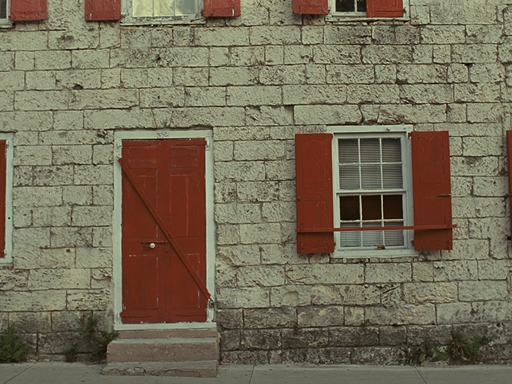
#> input picture reference_images/I01.BMP, 512 x 384 px
$ python main.py   (older library calls are emulated)
#> lines starting #> are read from the running program, lines starting #| are printed output that depends on the picture; long printed decimals are rounded; pictures that were not available may be replaced by others from this repository, and a replacement may not be noted
#> further down, img1 is the input picture: shape (384, 512, 3); mean B, G, R 88.4, 109.1, 118.1
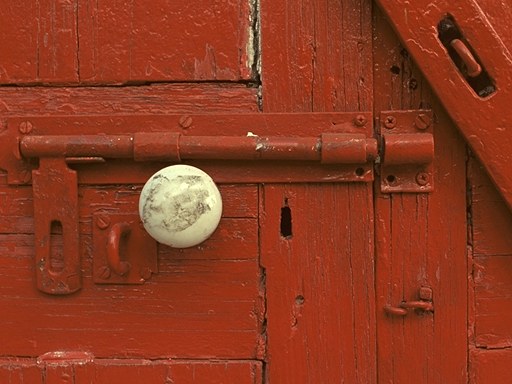
#> input picture reference_images/I02.BMP, 512 x 384 px, given in place of I01_01_1.bmp, which was not available
#> further down, img2 is the input picture: shape (384, 512, 3); mean B, G, R 32, 57.4, 139.9
### psnr.py
import math
import numpy as np


def psnr(img1, img2):
    mse = np.mean((img1 / 255.0 - img2 / 255.0) ** 2)
#> mse = 0.0705
    if mse < 1e-10:
        return 100
    psnr2 = 20 * math.log10(1 / math.sqrt(mse))
#> psnr2 = 11.52
#| 11.517
    return psnr2

### y_psnr.py
import cv2
import numpy as np

def psnr_luminance(target, ref, scale):
    # 转换为YCbCr颜色空间
#> called with scale = 5
    target_y = cv2.cvtColor(target, cv2.COLOR_BGR2YCrCb)[:, :, 0]
    ref_y = cv2.cvtColor(ref, cv2.COLOR_BGR2YCrCb)[:, :, 0]

    # 根据指定的尺寸大小裁剪图像
    target_y = target_y[scale:-scale, scale:-scale]
#> target_y: shape (374, 502)
    ref_y = ref_y[scale:-scale, scale:-scale]
#> ref_y: shape (374, 502)

    # 计算差异
    diff = ref_y - target_y
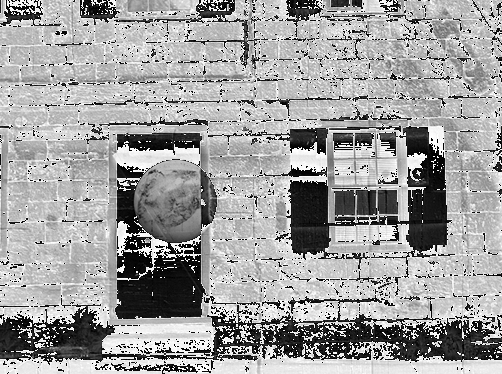
#> diff: shape (374, 502); min 0, max 255, mean 158.6

    # 计算均方误差（MSE）
    mse = np.mean(diff ** 2)
#> mse = 106.8
#| 27.844

    # 计算PSNR
    if mse == 0:
        return float('inf')
    else:
        return 20 * np.log10(255.0 / np.sqrt(mse))

### ssim.py
from skimage.metrics import structural_similarity as ssim
from PIL import Image
import numpy as np
import cv2
def ssim(img1, img2):
    C1 = (0.01 * 255)**2
    C2 = (0.03 * 255)**2
    img1 = img1.astype(np.float64)
    img2 = img2.astype(np.float64)
    kernel = cv2.getGaussianKernel(11, 1.5)
    window = np.outer(kernel, kernel.transpose())
    mu1 = cv2.filter2D(img1, -1, window)[5:-5, 5:-5] # valid
    mu2 = cv2.filter2D(img2, -1, window)[5:-5, 5:-5]
    mu1_sq = mu1**2
    mu2_sq = mu2**2
    mu1_mu2 = mu1 * mu2
    sigma1_sq = cv2.filter2D(img1**2, -1, window)[5:-5, 5:-5] - mu1_sq
    sigma2_sq = cv2.filter2D(img2**2, -1, window)[5:-5, 5:-5] - mu2_sq
    sigma12 = cv2.filter2D(img1 * img2, -1, window)[5:-5, 5:-5] - mu1_mu2
    ssim_map = ((2 * mu1_mu2 + C1) * (2 * sigma12 + C2)) / ((mu1_sq + mu2_sq + C1) *
                                                            (sigma1_sq + sigma2_sq + C2))
    return ssim_map.mean()
def calculate_ssim(img1, img2):
    '''calculate SSIM  the same outputs as MATLAB's  img1, img2: [0, 255]  '''
    if not img1.shape == img2.shape:
        raise ValueError('Input images must have the same dimensions.')
    if img1.ndim == 2:
        return ssim(img1, img2)
    elif img1.ndim == 3:
        if img1.shape[2] == 3:
            ssims = []
            for i in range(3):
                ssims.append(ssim(img1, img2))
#> after the loop, ssims = [0.153, 0.153, 0.153]
#| 0.1527
            return np.array(ssims).mean()
        elif img1.shape[2] == 1:
            return ssim(np.squeeze(img1), np.squeeze(img2))
        else:
            raise ValueError('Wrong input image dimensions.')


def mssim(img1, img2):
    levels = 5
    weights = np.array([0.0448, 0.2856, 0.3001, 0.2363, 0.1333])  # weights for different scales
    ssim_total = 0

    for i in range(levels):
        ssim_total += weights[i] * ssim(img1, img2)
        img1 = cv2.pyrDown(img1)
        img2 = cv2.pyrDown(img2)
#> this loop made 5 passes
#> ssim_total on passes 1 to 5: 0.00684, 0.0636, 0.123, 0.156, 0.161
#> pass 1, in ssim (call 4), `sigma1_sq = cv2.filter2D(img1**2, -1, window)[5:-5, 5:-5] - mu1_sq`:
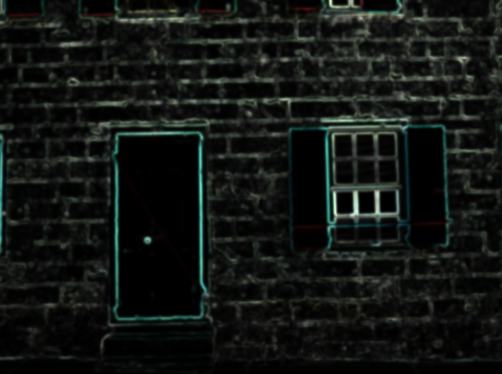
#> sigma1_sq: shape (374, 502, 3) float64; mean B, G, R 444.2, 501.9, 421.7; drawn with min black and max white
#> after the loop, ssim_total = 0.161
#| 0.1612

    return ssim_total

### psnr_hvs.py
import cv2
import numpy as np


def psnr_hvs(img1, img2):
    # Convert images to float32
    img1 = img1.astype(np.float32)
    img2 = img2.astype(np.float32)

    # Compute the squared error
    mse = np.mean((img1 - img2) ** 2)
#> mse = 4585.9

    # Compute the maximum pixel value
    max_pixel = 255.0

    # Compute PSNR-HVS
    psnr_hvs = 10 * np.log10(max_pixel ** 2 / mse)
#> psnr_hvs = 11.52
#| 11.517

    return psnr_hvs

### psnr_hvsm.py
import numpy as np
import cv2
def psnr_hvs_m(img1, img2):
    # Compute the squared error
    mse = np.mean((img1 - img2) ** 2)
#> mse = 104.1

    # Compute the maximum pixel value
    max_pixel = 255.0

    # Compute PSNR-HVS-M
    psnr_hvs_m = 10 * np.log10(max_pixel ** 2 / mse)
#> psnr_hvs_m = 27.96
#| 27.957

    return psnr_hvs_m

### psnr_ha.py
import cv2
import numpy as np
import pywt


def psnr_ha(img1, img2):
    # Convert images to float32
    img1 = img1.astype(np.float32)
    img2 = img2.astype(np.float32)

    # Compute the squared error
    mse = np.mean((img1 - img2) ** 2)
#> mse = 4585.9

    # Compute the maximum pixel value
    max_pixel = 255.0

    # Compute PSNR-HA using Haar transform
    coeffs1 = pywt.dwt2(img1, 'haar')
    coeffs2 = pywt.dwt2(img2, 'haar')
    cA1, (cH1, cV1, cD1) = coeffs1
    cA2, (cH2, cV2, cD2) = coeffs2

    mse_ha = (mse + np.mean((cH1 - cH2) ** 2) + np.mean((cV1 - cV2) ** 2) + np.mean((cD1 - cD2) ** 2)) / 4
#> mse_ha = 1262.5

    # Compute PSNR-HA
    psnr_ha = 10 * np.log10(max_pixel ** 2 / mse_ha)
#> psnr_ha = 17.12
#| 17.119

    return psnr_ha

### psnr_hma.py
import cv2
import numpy as np

def psnr_hma(img1, img2):
    # 计算均方误差
    mse = np.mean((img1 - img2) ** 2)
#> mse = 104.1
    # 计算 PSNR-HMA
    psnr_hma = 10 * np.log10(255**2 / mse)
#> psnr_hma = 27.96
#| 27.957
    return psnr_hma

### vif.py
import numpy as np
import cv2


def vif(image_ref, image_dist):
    # 将图像转换为灰度图像
    image_ref_gray = cv2.cvtColor(image_ref, cv2.COLOR_BGR2GRAY)
    image_dist_gray = cv2.cvtColor(image_dist, cv2.COLOR_BGR2GRAY)

    # 使用OpenCV的高斯滤波器进行模糊处理，模拟人眼对细节的感知
    image_ref_blur = cv2.GaussianBlur(image_ref_gray, (11, 11), 1.5)
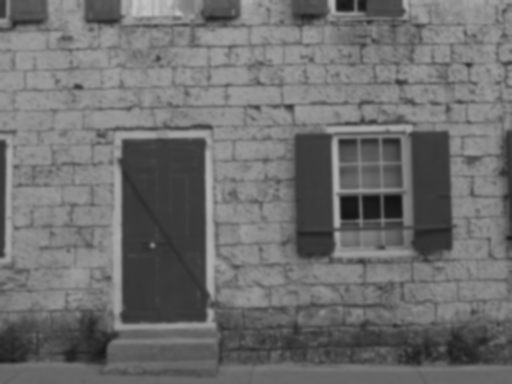
#> image_ref_blur: shape (384, 512); min 19, max 195, mean 109.4
    image_dist_blur = cv2.GaussianBlur(image_dist_gray, (11, 11), 1.5)

    # 计算结构信息（局部特征的标准差）
    ksize = 3
    image_ref_std = cv2.Sobel(image_ref_blur, cv2.CV_64F, 1, 1, ksize=ksize).std()
#> image_ref_std = 4.07
    image_dist_std = cv2.Sobel(image_dist_blur, cv2.CV_64F, 1, 1, ksize=ksize).std()
#> image_dist_std = 2.74

    # 计算失真感知性量化值（结构信息的均方差）
    distortion_sensitivity = (image_dist_std ** 2) / (image_ref_std ** 2)
#> distortion_sensitivity = 0.455

    # 计算结构敏感性量化值（结构信息的相关性）
    cov_matrix = np.cov(image_ref_blur.flatten(), image_dist_blur.flatten())
#> cov_matrix = [[1060.3, -78.52], [-78.52, 543.4]]
    correlation = cov_matrix[0, 1] / (image_ref_std * image_dist_std)
#> correlation = -7.03

    # 计算VIF分数
    vif_score = distortion_sensitivity * correlation
#> vif_score = -3.2
#| -3.200

    return vif_score

# [5 lines of commented-out code are left out]

### nqm.py
import cv2
import numpy as np

def nqm(image_ref, image_dist):
    # 将图像转换为灰度图像
    image_ref_gray = cv2.cvtColor(image_ref, cv2.COLOR_BGR2GRAY)
    image_dist_gray = cv2.cvtColor(image_dist, cv2.COLOR_BGR2GRAY)

    # 将图像划分为大小相等的块
    block_size = 8
    h, w = image_ref_gray.shape
#> h = 384; w = 512
    num_blocks_h = h // block_size
#> num_blocks_h = 48
    num_blocks_w = w // block_size
#> num_blocks_w = 64

    # 计算每个块的块内平均值
    ref_block_means = []
    dist_block_means = []
    for i in range(num_blocks_h):
        for j in range(num_blocks_w):
            ref_block = image_ref_gray[i * block_size:(i + 1) * block_size, j * block_size:(j + 1) * block_size]
            dist_block = image_dist_gray[i * block_size:(i + 1) * block_size, j * block_size:(j + 1) * block_size]
            ref_block_mean = np.mean(ref_block)
            dist_block_mean = np.mean(dist_block)
            ref_block_means.append(ref_block_mean)
            dist_block_means.append(dist_block_mean)
#> after the loop, dist_block_means = 3072 values, max 241.7 at index 1366, min 22.7 at index 1827, mean 79.2; ref_block_means = 3072 values, max 191.5 at index 82, min 22.52 at index 1649, mean 109.4

    # 计算块间差异
    block_diffs = np.abs(np.array(ref_block_means) - np.array(dist_block_means))
#> block_diffs = 3072 values, max 181 at index 1494, min 0.0156 at index 2072, mean 42.16

    # 归一化处理得到最终的 NQM 分数
    nqm_score = np.mean(block_diffs) / 255.0
#> nqm_score = 0.165
#| 0.1653

    return nqm_score

### wsnr.py
import cv2
import numpy as np


def compute_wsnr(image_ref, image_dist):
    # 计算原始图像和失真图像的傅立叶变换
    ref_fft = np.fft.fft2(image_ref)
    dist_fft = np.fft.fft2(image_dist)

    # 计算傅立叶变换后的幅度谱
    ref_mag = np.abs(ref_fft)
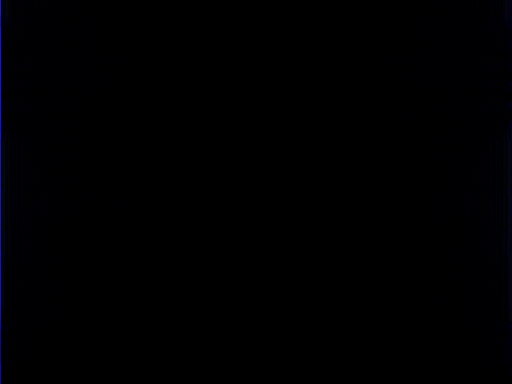
#> ref_mag: shape (384, 512, 3) float64; mean of channels 0, 1, 2 1608.9, 156.6, 156.6; drawn with min black and max white
    dist_mag = np.abs(dist_fft)

    # 计算信号和噪声
    signal = np.sum(ref_mag ** 2)
#> signal = 1.15e+13
    noise = np.sum((ref_mag - dist_mag) ** 2)
#> noise = 2.73e+12

    # 计算WSNR
    wsnr = 10 * np.log10(signal / noise)
#> wsnr = 6.26
#| 6.260

    return wsnr

### vsnr.py
import cv2
import numpy as np

def vsnr(image_ref, image_dist):
    # 转换图像为灰度
    image_ref_gray = cv2.cvtColor(image_ref, cv2.COLOR_BGR2GRAY)
    image_dist_gray = cv2.cvtColor(image_dist, cv2.COLOR_BGR2GRAY)

    # 计算信号
    signal = np.mean(image_ref_gray)
#> signal = 109.4

    # 计算噪声
    noise = np.mean((image_ref_gray - image_dist_gray) ** 2)
#> noise = 106.9

    # 计算VSNR
    vsnr_score = 20 * np.log10(signal / np.sqrt(noise))
#> vsnr_score = 20.49
#| 20.489

    return vsnr_score

### fsim.py
import cv2
import numpy as np

def fsim(image_ref, image_dist):
    # 转换图像为灰度
    image_ref_gray = cv2.cvtColor(image_ref, cv2.COLOR_BGR2GRAY)
    image_dist_gray = cv2.cvtColor(image_dist, cv2.COLOR_BGR2GRAY)

    # 计算FSIM
    mu_ref = np.mean(image_ref_gray)
#> mu_ref = 109.4
    mu_dist = np.mean(image_dist_gray)
#> mu_dist = 79.2
    sigma_ref = np.std(image_ref_gray)
#> sigma_ref = 38.94
    sigma_dist = np.std(image_dist_gray)
#> sigma_dist = 25.76
    sigma_ref_dist = np.mean((image_ref_gray - mu_ref) * (image_dist_gray - mu_dist))
#> sigma_ref_dist = -78.67

    c1 = (0.01 * 255) ** 2
    c2 = (0.03 * 255) ** 2
    fsim_score = ((2 * mu_ref * mu_dist + c1) * (2 * sigma_ref_dist + c2)) / (
                (mu_ref ** 2 + mu_dist ** 2 + c1) * (sigma_ref ** 2 + sigma_dist ** 2 + c2))
#> fsim_score = -0.0419
#| -0.04194

    return fsim_score
#!/usr/bin/env python
# -*- coding:utf-8 -*-

### fsimc.py
import cv2
import numpy as np


def fsim_color(image_ref, image_dist):
    # 计算亮度分量
    image_ref_YCrCb = cv2.cvtColor(image_ref, cv2.COLOR_BGR2YCrCb)
#> image_ref_YCrCb: shape (384, 512, 3); mean of channels 0, 1, 2 109.4, 134.2, 116.2
    image_dist_YCrCb = cv2.cvtColor(image_dist, cv2.COLOR_BGR2YCrCb)
#> image_dist_YCrCb: shape (384, 512, 3); mean of channels 0, 1, 2 79.2, 171.3, 101.3
    Y_ref = image_ref_YCrCb[:, :, 0]
    Y_dist = image_dist_YCrCb[:, :, 0]

    # 计算颜色分量
    Cb_ref = image_ref_YCrCb[:, :, 1]
    Cb_dist = image_dist_YCrCb[:, :, 1]
    Cr_ref = image_ref_YCrCb[:, :, 2]
    Cr_dist = image_dist_YCrCb[:, :, 2]
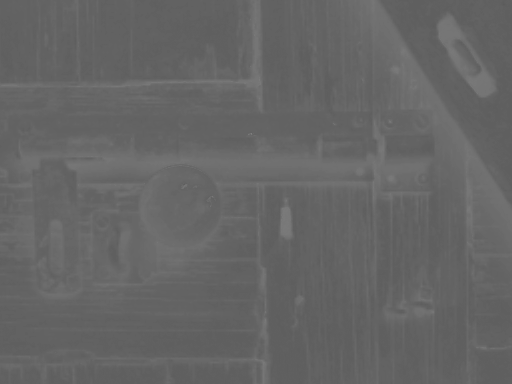
#> Cr_dist: shape (384, 512); min 91, max 127, mean 101.3

    # 计算FSIM
    mu_Y_ref = np.mean(Y_ref)
#> mu_Y_ref = 109.4
    mu_Y_dist = np.mean(Y_dist)
#> mu_Y_dist = 79.2
    sigma_Y_ref = np.std(Y_ref)
#> sigma_Y_ref = 38.94
    sigma_Y_dist = np.std(Y_dist)
#> sigma_Y_dist = 25.76
    sigma_Y_ref_dist = np.mean((Y_ref - mu_Y_ref) * (Y_dist - mu_Y_dist))
#> sigma_Y_ref_dist = -78.67

    mu_Cb_ref = np.mean(Cb_ref)
#> mu_Cb_ref = 134.2
    mu_Cb_dist = np.mean(Cb_dist)
#> mu_Cb_dist = 171.3
    sigma_Cb_ref = np.std(Cb_ref)
#> sigma_Cb_ref = 10.03
    sigma_Cb_dist = np.std(Cb_dist)
#> sigma_Cb_dist = 12.66
    sigma_Cb_ref_dist = np.mean((Cb_ref - mu_Cb_ref) * (Cb_dist - mu_Cb_dist))
#> sigma_Cb_ref_dist = -32.99

    mu_Cr_ref = np.mean(Cr_ref)
#> mu_Cr_ref = 116.2
    mu_Cr_dist = np.mean(Cr_dist)
#> mu_Cr_dist = 101.3
    sigma_Cr_ref = np.std(Cr_ref)
#> sigma_Cr_ref = 3.61
    sigma_Cr_dist = np.std(Cr_dist)
#> sigma_Cr_dist = 4.98
    sigma_Cr_ref_dist = np.mean((Cr_ref - mu_Cr_ref) * (Cr_dist - mu_Cr_dist))
#> sigma_Cr_ref_dist = -3.56

    c1 = (0.01 * 255) ** 2
    c2 = (0.03 * 255) ** 2

    fsim_Y = ((2 * mu_Y_ref * mu_Y_dist + c1) * (2 * sigma_Y_ref_dist + c2)) / (
                (mu_Y_ref ** 2 + mu_Y_dist ** 2 + c1) * (sigma_Y_ref ** 2 + sigma_Y_dist ** 2 + c2))
#> fsim_Y = -0.0419
    fsim_Cb = ((2 * mu_Cb_ref * mu_Cb_dist + c1) * (2 * sigma_Cb_ref_dist + c2)) / (
                (mu_Cb_ref ** 2 + mu_Cb_dist ** 2 + c1) * (sigma_Cb_ref ** 2 + sigma_Cb_dist ** 2 + c2))
#> fsim_Cb = -0.0226
    fsim_Cr = ((2 * mu_Cr_ref * mu_Cr_dist + c1) * (2 * sigma_Cr_ref_dist + c2)) / (
                (mu_Cr_ref ** 2 + mu_Cr_dist ** 2 + c1) * (sigma_Cr_ref ** 2 + sigma_Cr_dist ** 2 + c2))
#> fsim_Cr = 0.528

    fsim_score = (fsim_Y + fsim_Cb + fsim_Cr) / 3.0
#> fsim_score = 0.154
#| 0.1545

    return fsim_score

### sharpness.py
import cv2


def compute_sharpness(image):
    # 使用拉普拉斯算子计算图像的梯度
    laplacian = cv2.Laplacian(image, cv2.CV_64F)

    # 计算梯度的绝对值
    abs_laplacian = cv2.convertScaleAbs(laplacian)

    # 计算梯度的平均值作为锐度评分
    sharpness_score = cv2.mean(abs_laplacian)[0]
#> sharpness_score = 14.57

    return sharpness_score
def sharpness(img1,img2):
    return compute_sharpness(img2)/compute_sharpness(img1)
#> in compute_sharpness (call 2), `abs_laplacian = cv2.convertScaleAbs(laplacian)`:
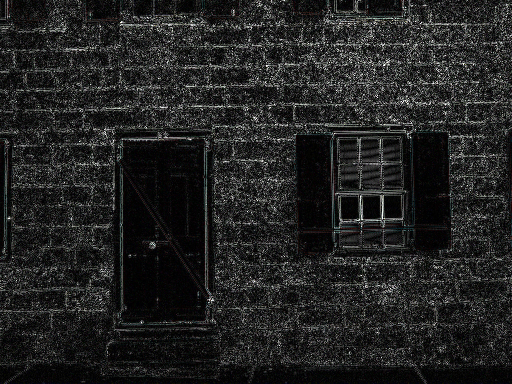
#> abs_laplacian: shape (384, 512, 3); mean B, G, R 34, 34.5, 34.1
#> in compute_sharpness (call 2), `sharpness_score = cv2.mean(abs_laplacian)[0]`: sharpness_score = 34.05
#!/usr/bin/env python
# -*- coding:utf-8 -*-

### main.py
import cv2

import fsim
import psnr
import sharpness
import y_psnr
import ssim
import psnr_hvs
import psnr_hvsm
import psnr_ha
import psnr_hma
import vif
import nqm
import wsnr
import vsnr
import fsim
import fsimc
import numpy as np
img1 = cv2.imread('reference_images/I01.BMP')
img2 = cv2.imread('distorted_images/I01_01_1.bmp')
cv2.imshow("img1",img1)
cv2.imshow("img2",img2)
cv2.waitKey(0)
#峰值信噪比
print(psnr.psnr(img1,img2))
#为亮度分量计算的峰值信噪比
print(y_psnr.psnr_luminance(img1,img2,5))#scale为边界裁剪值，避免边界误差，此处默认5像素
#ssim指标
print(ssim.calculate_ssim(img1,img2))
#mssim指标
print(ssim.mssim(img1,img2))
#psnr_hvs指标
print(psnr_hvs.psnr_hvs(img1,img2))
#psnr_hvs_m指标
print(psnr_hvsm.psnr_hvs_m(img1,img2))
#psnr_ha指标
print(psnr_ha.psnr_ha(img1,img2))
#psnr_hma指标
print(psnr_hma.psnr_hma(img1,img2))
#vif指标
print(vif.vif(img1,img2))
#nqm指标
print(nqm.nqm(img1,img2))
#wsnr指标
print(wsnr.compute_wsnr(img1,img2))
#vsnr指标
print(vsnr.vsnr(img1,img2))
#fsim指标
print(fsim.fsim(img1,img2))
#fsimc指标
print(fsimc.fsim_color(img1,img2))
#锐度检测
print(sharpness.sharpness(img1,img2))
#| 0.4281

cv2.destroyAllWindows()
